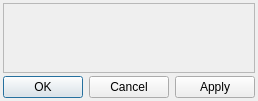
<?xml version="1.0" encoding="UTF-8"?>
<ui version="4.0">
 <class>Dialog</class>
 <widget class="QDialog" name="Dialog">
  <property name="windowTitle">
   <string>Style Editor</string>
  </property>
  <layout class="QVBoxLayout" name="verticalLayout">
   <property name="spacing">
    <number>3</number>
   </property>
   <property name="leftMargin">
    <number>3</number>
   </property>
   <property name="topMargin">
    <number>3</number>
   </property>
   <property name="rightMargin">
    <number>3</number>
   </property>
   <property name="bottomMargin">
    <number>3</number>
   </property>
   <item>
    <widget class="QScrollArea" name="scrollArea">
     <property name="sizePolicy">
      <sizepolicy hsizetype="MinimumExpanding" vsizetype="Expanding">
       <horstretch>0</horstretch>
       <verstretch>0</verstretch>
      </sizepolicy>
     </property>
     <property name="horizontalScrollBarPolicy">
      <enum>Qt::ScrollBarAlwaysOff</enum>
     </property>
     <property name="widgetResizable">
      <bool>true</bool>
     </property>
     <widget class="QWidget" name="StyleEditorWidget">
      <property name="geometry">
       <rect>
        <x>0</x>
        <y>0</y>
        <width>316</width>
        <height>80</height>
       </rect>
      </property>
     </widget>
    </widget>
   </item>
   <item>
    <widget class="QDialogButtonBox" name="DialogButtons">
     <property name="orientation">
      <enum>Qt::Horizontal</enum>
     </property>
     <property name="standardButtons">
      <set>QDialogButtonBox::Apply|QDialogButtonBox::Cancel|QDialogButtonBox::Ok</set>
     </property>
    </widget>
   </item>
  </layout>
 </widget>
 <resources/>
 <connections>
  <connection>
   <sender>DialogButtons</sender>
   <signal>accepted()</signal>
   <receiver>Dialog</receiver>
   <slot>accept()</slot>
   <hints>
    <hint type="sourcelabel">
     <x>221</x>
     <y>629</y>
    </hint>
    <hint type="destinationlabel">
     <x>157</x>
     <y>274</y>
    </hint>
   </hints>
  </connection>
  <connection>
   <sender>DialogButtons</sender>
   <signal>rejected()</signal>
   <receiver>Dialog</receiver>
   <slot>reject()</slot>
   <hints>
    <hint type="sourcelabel">
     <x>289</x>
     <y>635</y>
    </hint>
    <hint type="destinationlabel">
     <x>286</x>
     <y>274</y>
    </hint>
   </hints>
  </connection>
 </connections>
</ui>
